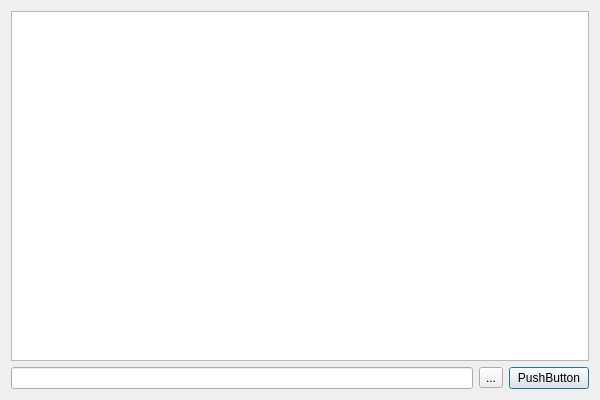
<?xml version="1.0" encoding="UTF-8"?>
<ui version="4.0">
 <class>SubclassPatcherUI</class>
 <widget class="QDialog" name="SubclassPatcherUI">
  <property name="geometry">
   <rect>
    <x>0</x>
    <y>0</y>
    <width>600</width>
    <height>400</height>
   </rect>
  </property>
  <property name="windowTitle">
   <string>BG3 Subclass Patcher</string>
  </property>
  <layout class="QGridLayout" name="gridLayout_3">
   <item row="0" column="0">
    <widget class="QListView" name="lstMods"/>
   </item>
   <item row="1" column="0">
    <layout class="QGridLayout" name="gridLayout">
     <item row="0" column="0">
      <widget class="QLineEdit" name="txtDivinePath"/>
     </item>
     <item row="0" column="2">
      <widget class="QPushButton" name="btnCreatePatch">
       <property name="text">
        <string>PushButton</string>
       </property>
      </widget>
     </item>
     <item row="0" column="1">
      <widget class="QToolButton" name="btnDivinePath">
       <property name="text">
        <string>...</string>
       </property>
      </widget>
     </item>
    </layout>
   </item>
  </layout>
 </widget>
 <resources/>
 <connections/>
</ui>
